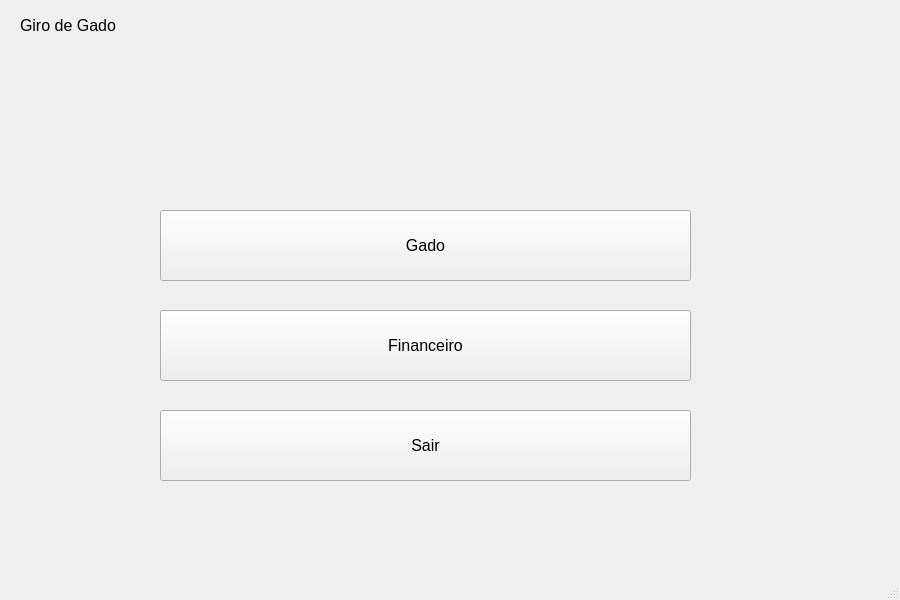
<?xml version="1.0" encoding="UTF-8"?>
<ui version="4.0">
 <class>HomeScreen</class>
 <widget class="QMainWindow" name="HomeScreen">
  <property name="geometry">
   <rect>
    <x>0</x>
    <y>0</y>
    <width>900</width>
    <height>600</height>
   </rect>
  </property>
  <property name="windowTitle">
   <string>Tela Inicial</string>
  </property>
  <widget class="QWidget" name="centralwidget">
   <widget class="QPushButton" name="cattleButton">
    <property name="geometry">
     <rect>
      <x>160</x>
      <y>210</y>
      <width>531</width>
      <height>71</height>
     </rect>
    </property>
    <property name="font">
     <font>
      <pointsize>12</pointsize>
     </font>
    </property>
    <property name="text">
     <string>Gado</string>
    </property>
   </widget>
   <widget class="QPushButton" name="exitButton">
    <property name="geometry">
     <rect>
      <x>160</x>
      <y>410</y>
      <width>531</width>
      <height>71</height>
     </rect>
    </property>
    <property name="font">
     <font>
      <pointsize>12</pointsize>
     </font>
    </property>
    <property name="text">
     <string>Sair</string>
    </property>
   </widget>
   <widget class="QPushButton" name="financialButton">
    <property name="geometry">
     <rect>
      <x>160</x>
      <y>310</y>
      <width>531</width>
      <height>71</height>
     </rect>
    </property>
    <property name="font">
     <font>
      <pointsize>12</pointsize>
     </font>
    </property>
    <property name="text">
     <string>Financeiro</string>
    </property>
   </widget>
   <widget class="QLabel" name="label">
    <property name="geometry">
     <rect>
      <x>20</x>
      <y>10</y>
      <width>121</width>
      <height>31</height>
     </rect>
    </property>
    <property name="font">
     <font>
      <pointsize>12</pointsize>
     </font>
    </property>
    <property name="text">
     <string>Giro de Gado</string>
    </property>
   </widget>
  </widget>
  <widget class="QMenuBar" name="menubar">
   <property name="geometry">
    <rect>
     <x>0</x>
     <y>0</y>
     <width>900</width>
     <height>21</height>
    </rect>
   </property>
  </widget>
  <widget class="QStatusBar" name="statusbar"/>
 </widget>
 <resources/>
 <connections/>
</ui>
